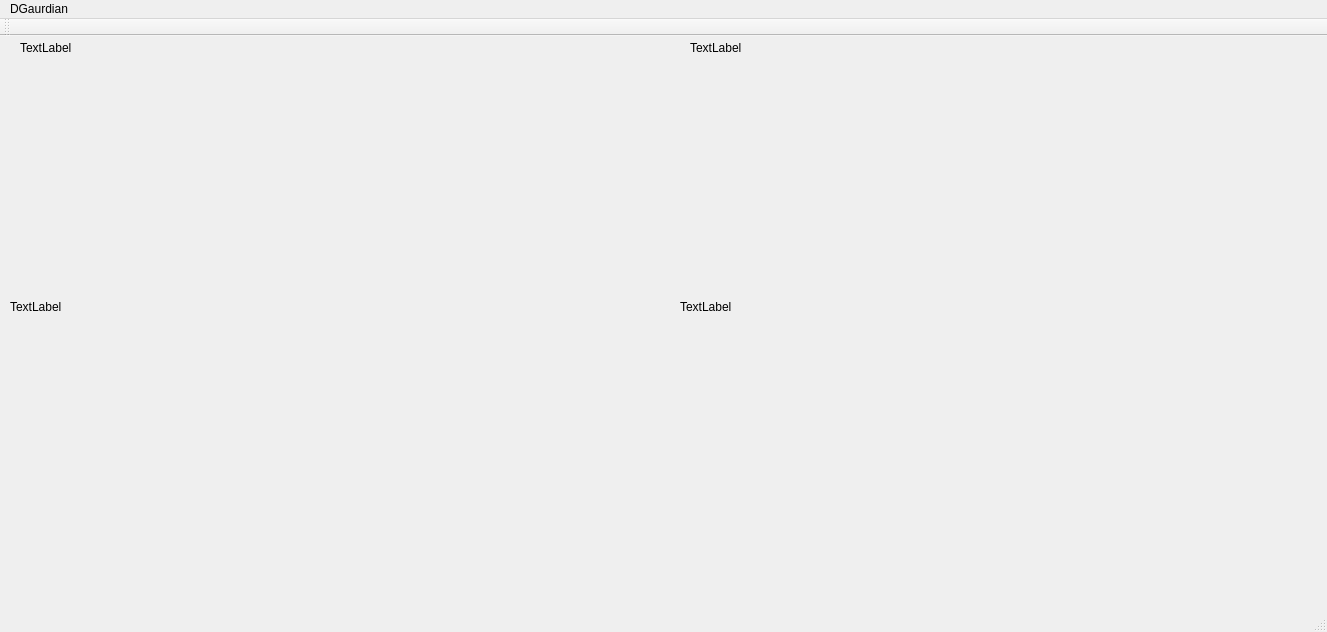
<?xml version="1.0" encoding="UTF-8"?>
<ui version="4.0">
 <class>MainWindow</class>
 <widget class="QMainWindow" name="MainWindow">
  <property name="geometry">
   <rect>
    <x>0</x>
    <y>0</y>
    <width>1327</width>
    <height>632</height>
   </rect>
  </property>
  <property name="windowTitle">
   <string>MainWindow</string>
  </property>
  <widget class="QWidget" name="centralWidget">
   <widget class="QLabel" name="label_outer">
    <property name="geometry">
     <rect>
      <x>10</x>
      <y>30</y>
      <width>641</width>
      <height>481</height>
     </rect>
    </property>
    <property name="text">
     <string>TextLabel</string>
    </property>
   </widget>
   <widget class="QLabel" name="label_inner">
    <property name="geometry">
     <rect>
      <x>680</x>
      <y>30</y>
      <width>641</width>
      <height>481</height>
     </rect>
    </property>
    <property name="text">
     <string>TextLabel</string>
    </property>
   </widget>
   <widget class="QLabel" name="label_outer_dscript">
    <property name="geometry">
     <rect>
      <x>20</x>
      <y>1</y>
      <width>211</width>
      <height>21</height>
     </rect>
    </property>
    <property name="text">
     <string>TextLabel</string>
    </property>
   </widget>
   <widget class="QLabel" name="label_inner_dscript">
    <property name="geometry">
     <rect>
      <x>690</x>
      <y>1</y>
      <width>211</width>
      <height>21</height>
     </rect>
    </property>
    <property name="text">
     <string>TextLabel</string>
    </property>
   </widget>
  </widget>
  <widget class="QMenuBar" name="menuBar">
   <property name="geometry">
    <rect>
     <x>0</x>
     <y>0</y>
     <width>1327</width>
     <height>25</height>
    </rect>
   </property>
   <widget class="QMenu" name="menuDGaurdian">
    <property name="title">
     <string>DGaurdian</string>
    </property>
   </widget>
   <addaction name="menuDGaurdian"/>
  </widget>
  <widget class="QToolBar" name="mainToolBar">
   <attribute name="toolBarArea">
    <enum>TopToolBarArea</enum>
   </attribute>
   <attribute name="toolBarBreak">
    <bool>false</bool>
   </attribute>
  </widget>
  <widget class="QStatusBar" name="statusBar"/>
 </widget>
 <layoutdefault spacing="6" margin="11"/>
 <resources/>
 <connections/>
</ui>
